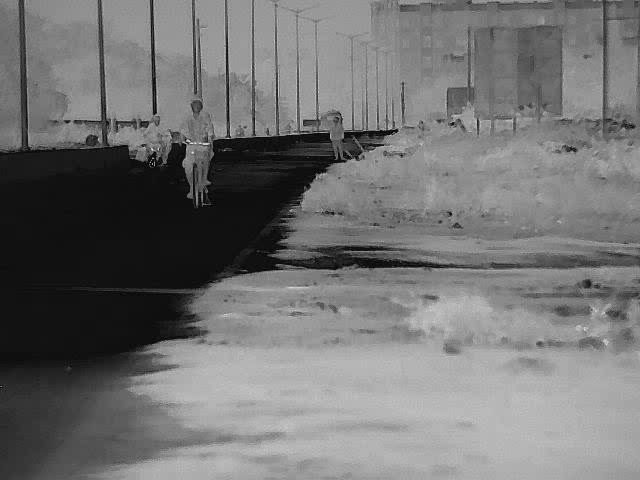
#> input picture data/images/SingleChannel.png, 640 x 480 px
$ python -i scarr.py   (imports and definitions only)
#> lines starting #> are read from the running program, lines starting #| are printed output that depends on the picture; after the words box and inside, x2 and y2 are one past the last pixel; in counts of white or black regions, pixels touching at a corner belong together
#> further down, picture is the input picture: shape (480, 640); min 0, max 235, mean 114.7
import cv2 as cv
import numpy as np
import sys
import time
from typing import Optional, Dict

Image = np.ndarray

def apply_scharr_operator(
    image: Image,
    *,
    blur_ksize=3,
    threshold_val=45.0,
    scharr_ddepth=cv.CV_32F,
    dx_scharr_x=1,
    dy_scharr_x=0,
    dx_scharr_y=0,
    dy_scharr_y=1,
    threshold_max_value=255.0,
    threshold_type=cv.THRESH_BINARY
) -> Image:
    """
    Apply Scharr edge detection with thermal-safe preprocessing.

    Parameters
    ----------
    image : ndarray
        Description:
            Input single-channel thermal image.
        Min & Max:
            Any valid grayscale range (commonly 0–255).
        Units:
            Intensity.
        Default:
            Required.
        Best case:
            8-bit or 16-bit thermal frame, noise-reduced.

    blur_ksize : int
        Description:
            Gaussian blur kernel size to suppress sensor noise.
        Min & Max:
            Min = 1, Max = 31 (odd only).
        Units:
            Pixels.
        Default:
            5
        Best case:
            3–7 for thermal images.

    threshold_val : float
        Description:
            Threshold on normalized gradient magnitude.
        Min & Max:
            0–255.
        Units:
            Intensity.
        Default:
            60
        Best case:
            40–80 depending on noise.

    scharr_ddepth : int
        Description:
            Output depth of Scharr gradients.
        Default:
            cv.CV_32F
        Best case:
            CV_32F for precision.

    Returns
    -------
    edge_map : ndarray
        Binary Scharr edge map.
    """
#> called with blur_ksize = 3, threshold_val = 45, scharr_ddepth = 5, dx_scharr_x = 1, dy_scharr_x = 0, dx_scharr_y = 0, dy_scharr_y = 1, threshold_max_value = 255

    try:
        start_time = time.time()

        if image is None:
            raise ValueError("Input image is None.")
        if not isinstance(image, np.ndarray):
            raise TypeError("Input must be a numpy ndarray.")
        if image.ndim != 2:
            raise ValueError("Input must be single-channel.")
        if blur_ksize < 1 or blur_ksize % 2 == 0:
            raise ValueError("blur_ksize must be odd and >= 1.")

        # --- Pre-blur ---
        image_blur = cv.GaussianBlur(image, (blur_ksize, blur_ksize), 0)

        # --- Scharr gradients ---
        gx = cv.Scharr(image_blur, scharr_ddepth, dx_scharr_x, dy_scharr_x)
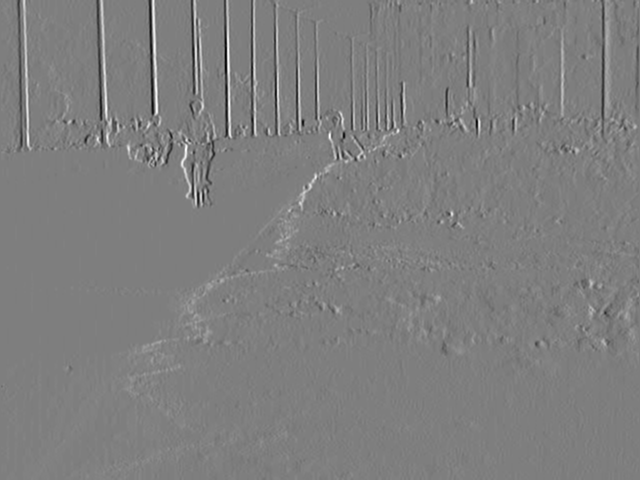
#> gx: shape (480, 640) float32; min -1661, max 1678, mean 3.6; drawn with min black and max white
        gy = cv.Scharr(image_blur, scharr_ddepth, dx_scharr_y, dy_scharr_y)
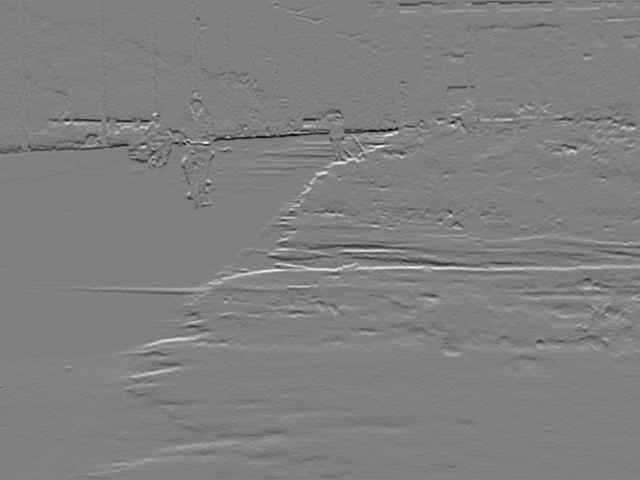
#> gy: shape (480, 640) float32; min -1807, max 1788, mean 1.1; drawn with min black and max white

        # --- Gradient magnitude ---
        grad_mag = cv.magnitude(gx, gy)
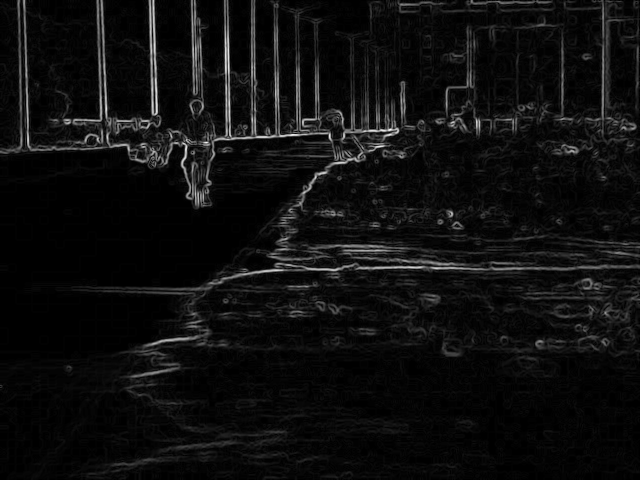
#> grad_mag: shape (480, 640) float32; min 0, max 1866.9, mean 108.6; drawn with min black and max white

        # --- Normalize ---
        mag_norm = cv.normalize(
            grad_mag, None, 0.0, 255, cv.NORM_MINMAX
        )

        mag_u8 = np.clip(mag_norm, 0, 255).astype(np.uint8)

        # --- Threshold ---
        _, edge_map = cv.threshold(
            mag_u8, threshold_val, threshold_max_value, threshold_type
        )
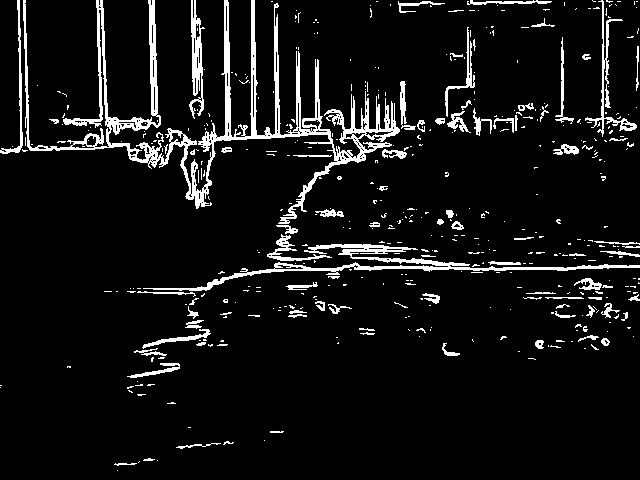
#> edge_map: shape (480, 640); 7.5% white; 467 white regions (382 under 20 px), largest, box (x1, y1, x2, y2) and area: (23, 0, 400, 224) 10046, (143, 244, 640, 291) 2780, (189, 0, 205, 119) 840

        print(f"[Scharr] Time: {time.time() - start_time:.6f} sec")
        return edge_map

    except Exception as e:
        raise RuntimeError(f"Scharr operator failed: {e}") from e

>>> import cv2
>>> picture = cv2.imread('../../../data/images/SingleChannel.png', cv2.IMREAD_GRAYSCALE)
>>> result = apply_scharr_operator(picture)

$ run again, on data/images/image.png
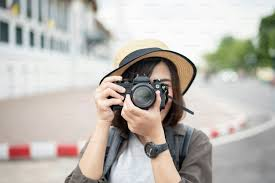
#> input picture data/images/image.png, 275 x 183 px
#> in apply_scharr_operator, `gy = cv.Scharr(image_blur, scharr_ddepth, dx_scharr_y, dy_scharr_y)`:
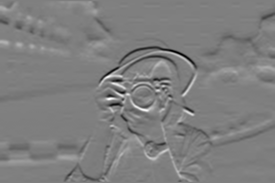
#> gy: shape (183, 275) float32; min -2511, max 2518, mean -7.1; drawn with min black and max white
#> in apply_scharr_operator, `_, edge_map = cv.threshold( mag_u8, threshold_val, threshold_max_value..`:
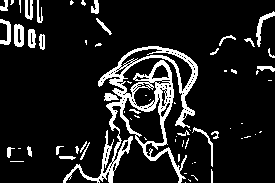
#> edge_map: shape (183, 275); 12.1% white; 67 white regions (39 under 20 px), largest, box (x1, y1, x2, y2) and area: (63, 46, 198, 183) 4020, (14, 24, 24, 47) 184, (256, 11, 275, 47) 167
